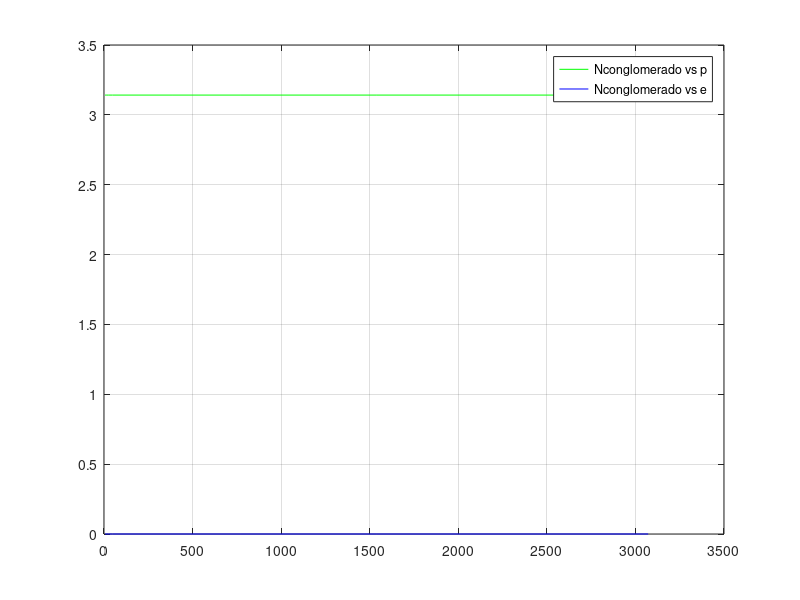

MATLAB code to generate this figure:
close all
clc
clear all
%metodo para obtener pi 
A=1;
N=6;
c=1
for i=1:10;
    Nconglomerado(c)=N
    N=2*N;
    A=((2-sqrt(4-A.^2))^0.5);
    c=c+1
end
L=((N*A)/2)
U=L/(sqrt(1-((A.^2)/2)))
P=(U+L)/2
p=[P P P P P P P P P P]
E=(U-L)/2
e=[E E E E E E E E E E]
plot(Nconglomerado, p,'g'),grid on
hold on
plot(Nconglomerado, e, 'b'),grid on
legend('Nconglomerado vs p','Nconglomerado vs e');
grid on
